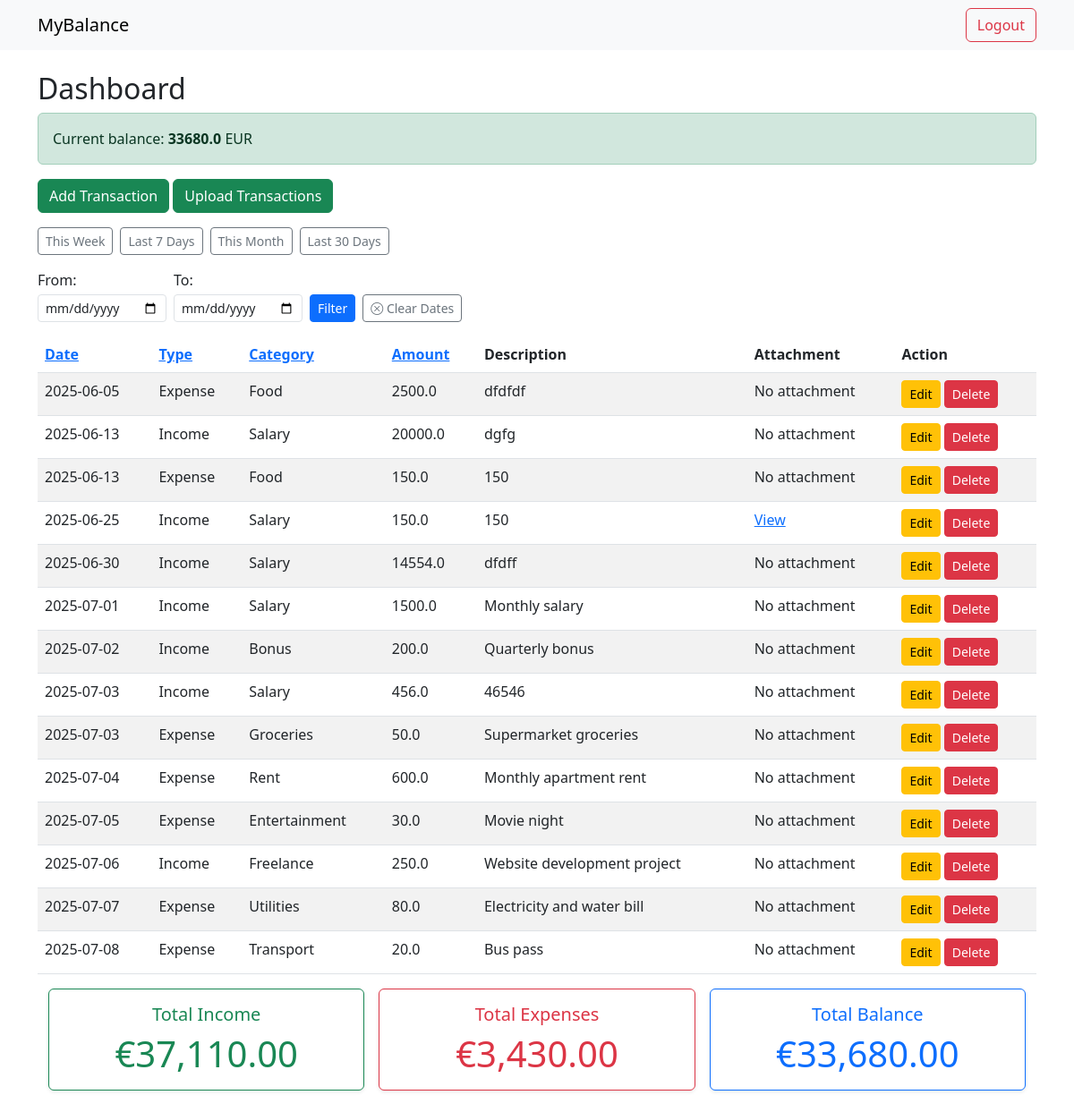
/dashboard?sort_by=date&order=asc (signed in), run on the app's committed database.
### tables this page shows
CREATE TABLE transactions (
              id INTEGER PRIMARY KEY AUTOINCREMENT,
              user_id INTEGER,
              date TEXT,
              type TEXT,
              category TEXT,
              amount REAL,
              description TEXT, attachment TEXT,
              FOREIGN KEY(user_id) REFERENCES users(id)
              );

### app.py (the view)
@app.route('/dashboard')
def dashboard():
        if 'user_id' not in session:
            return redirect(url_for('login'))
        sort_by=request.args.get('sort_by','date')
        order=request.args.get('order','desc')
        if sort_by not in ['date','type','amount', 'category']:
             sort_by='date'
        if order not in ['asc', 'desc']:
             order='desc'
        date_from=request.args.get('from')
        date_to=request.args.get('to')
        preset=request.args.get('preset')
        today=date.today()
        if preset=='this_week':
             start_of_week=today-timedelta(days=today.weekday())
             date_from=start_of_week.isoformat()
             date_to=today.isoformat()
        elif preset=='last_7_days':
             date_from=(today-timedelta(days=6)).isoformat()
             date_to=today.isoformat()
        elif preset=='this_month':
             date_from=(today.replace(day=1)).isoformat()
             date_to=today.isoformat()
        elif preset=='last_30_days':
             date_from=(today-timedelta(days=29)).isoformat()
             date_to=today.isoformat()
        query='''
            SELECT id, date, type, category, amount, description, attachment
            FROM transactions
            WHERE user_id=?
        '''
        params=[session['user_id']]
        if date_from:
             query+=" AND date>=?"
             params.append(date_from)
        if date_to:
             query+=" AND date<=?"
             params.append(date_to)
        query+= f"ORDER BY {sort_by} {order}"
        conn=get_db_conn()
        c=conn.cursor()
        c.execute(query, tuple(params))
        transactions=c.fetchall()
        query_current = '''SELECT
                        COALESCE(SUM(CASE WHEN type='Income' THEN amount ELSE 0 END),0) -
                        COALESCE(SUM(CASE WHEN type='Expense' THEN amount ELSE 0 END),0) AS balance
                        FROM transactions
                        WHERE user_id=?'''
        c.execute(query_current, (session['user_id'],))
        current_balance = c.fetchone()['balance']
        query_totals='''
                    SELECT
                    COALESCE(SUM(CASE WHEN type='Income' THEN amount ELSE 0 END),0)-
                    COALESCE(SUM(CASE WHEN type='Expense' THEN amount ELSE 0 END),0) AS balance,
                    COALESCE(SUM(CASE WHEN type='Income' THEN amount ELSE 0 END),0) AS total_income,
                    COALESCE(SUM(CASE WHEN type='Expense' THEN amount ELSE 0 END),0) AS total_expenses
                    FROM transactions
                    WHERE user_id=?

                  '''
        params_totals=[session['user_id']]
        if date_from:
            query_totals+= ' AND date>=?'
            params_totals.append(date_from)
        if date_to:
            query_totals+= ' AND date<=?'
            params_totals.append(date_to)
        c.execute(query_totals, tuple(params_totals))
        row=c.fetchone()
        total_income=row['total_income']
        total_expenses=row['total_expenses']
        balance=row['balance']
        conn.close()
        return render_template('dashboard.html', transactions=transactions, sort_by=sort_by, order=order, date_from=date_from,
                               date_to=date_to, balance=balance, total_income=total_income,total_expenses=total_expenses, current_balance=current_balance)

### app.py (called while the page is built)
def get_db_conn():
     conn=sqlite3.connect(DATABASE)
     conn.row_factory=sqlite3.Row
     return conn

### templates/dashboard.html (shortened to what this page needs)
{% extends 'base.html' %}
{% block content %}
<h2>Dashboard</h2>
<div class="alert {% if balance>=0 %} alert-success {% else %} alert-danger {% endif %}" role="alert">
    Current balance: <strong>{{current_balance}}</strong> EUR
</div>
<a href="{{ url_for('add') }}" class="btn btn-success mb-3">Add Transaction</a>
<a href="{{ url_for('import_transactions') }}" class="btn btn-success mb-3">Upload Transactions</a>
<form method="get" class="d-flex align-items-end gap-2 mb-3" style="flex-wrap: wrap; max-width: 600px;">
      <div class="col-auto">
        <a href="{{ url_for('dashboard', preset='this_week')}}" class="btn btn-outline-secondary btn-sm">This Week</a>
    </div>
    <div class="col-auto">
        <a href="{{ url_for('dashboard', preset='last_7_days')}}" class="btn btn-outline-secondary btn-sm">Last 7 Days</a>
    </div>
    <div class="col-auto">
        <a href="{{ url_for('dashboard', preset='this_month')}}" class="btn btn-outline-secondary btn-sm">This Month</a>
    </div>
    <div class="col-auto">
        <a href="{{ url_for('dashboard', preset='last_30_days')}}" class="btn btn-outline-secondary btn-sm">Last 30 Days</a>
    </div>
    <div class="col-auto">
        <label for="from" class="form-label mb-1">From:</label>
        <input type="date" name="from" id="from" class="form-control form-control-sm" value="{{ date_from or ''}}">
    </div>
    <div class="col-auto">
        <label for="to" class="form-label mb-1">To:</label>
        <input type="date" name="to" id="to" class="form-control form-control-sm" value="{{ date_to or ''}}">
    </div>
    <div class="col-auto">
        <button type="submit" class="btn btn-sm btn-primary">Filter</button>
    </div>
    <div class="col-auto">
        <a href="{{ url_for('dashboard')}}" class="btn btn-outline-secondary btn-sm">
            <i class="bi bi-x-circle"></i> Clear Dates</a>
    </div>
</form>
<table class="table table-striped">
    <thead>
        <tr>
            <th><a href="{{ url_for('dashboard',sort_by='date', order='asc' if sort_by!='date' or order=='desc' else 'desc' ) }}">Date</a></th>
            <th><a href="{{ url_for('dashboard', sort_by='type', order='asc' if sort_by!='type' or order=='desc' else 'desc')}}">Type</a></th>
            <th><a href="{{ url_for ('dashboard', sort_by='category', order='asc' if sort_by!='category' or order=='desc' else 'desc')}}">Category</a></th>
            <th><a href ="{{ url_for('dashboard', sort_by='amount', order='asc' if sort_by!='amount' or order=='desc' else 'desc')}}">Amount</a></th>
            <th>Description</th>
            <th>Attachment</th>
            <th>Action</th>
        </tr>
    </thead>
    <tbody>
        {% for t in transactions %}
        <tr>
            <td>{{ t['date'] }}</td>
            <td>{{ t['type'] }}</td>
            <td>{{ t['category'] }}</td>
            <td>{{ t['amount'] }}</td>
            <td>{{ t['description'] }}</td>
            <td>
                {% if  t['attachment']%}
                    <a href="{{ url_for('static', filename='uploads/'+t['attachment'])}}" target="_blank">View</a>
                {% else %}
                    No attachment
                {% endif %}
               </td>
            <td >
                <a href="{{url_for('update', id=t['id'])}}" class="btn btn-sm btn-warning">Edit</a>
                <a href="{{ url_for('confirm_delete', id=t['id'], target='record')}}" class="btn btn-sm btn-danger">Delete</a>
            </td>
        </tr>
        {% endfor %}
    </tbody>
</table>
<div class="container mb-4">
  <div class="row g-3">
    {% if date_from or date_to %}
      <div class="col-md-4">
        <div class="card border-success shadow-sm">
          <div class="card-body text-center">
            <h5 class="card-title text-success">Income for period</h5>
            <p class="card-text display-6 text-success ">€{{ "{:,.2f}".format(total_income) }}</p>
          </div>
        </div>
      </div>
      <div class="col-md-4">
        <div class="card border-danger shadow-sm">
          <div class="card-body text-center">
            <h5 class="card-title text-danger">Expenses for period</h5>
            <p class="card-text display-6 text-danger ">€{{ "{:,.2f}".format(total_expenses) }}</p>
          </div>
        </div>
      </div>
      <div class="col-md-4">
        <div class="card border-primary shadow-sm">
          <div class="card-body text-center">
            <h5 class="card-title text-primary">Balance for period</h5>
            <p class="card-text display-6 text-primary">€{{ "{:,.2f}".format(balance) }}</p>
          </div>
        </div>
      </div>
    {% else %}
      <div class="col-md-4">
        <div class="card border-success shadow-sm">
          <div class="card-body text-center">
            <h5 class="card-title text-success">Total Income</h5>
             <p class="card-text display-6 text-success ">€{{ "{:,.2f}".format(total_income) }}</p>
          </div>
        </div>
      </div>
      <div class="col-md-4">
        <div class="card border-danger shadow-sm">
          <div class="card-body text-center">
            <h5 class="card-title text-danger">Total Expenses</h5>
            <p class="card-text display-6 text-danger ">€{{ "{:,.2f}".format(total_expenses) }}</p>
          </div>
        </div>
      </div>
      <div class="col-md-4">
        <div class="card border-primary shadow-sm">
          <div class="card-body text-center">
            <h5 class="card-title text-primary">Total Balance</h5>
           <p class="card-text display-6 text-primary">€{{ "{:,.2f}".format(balance) }}</p>
          </div>
        </div>
      </div>
    {% endif %}
  </div>
</div>
{% endblock %}

### data on the page
transactions: date "2025-06-05", type "Expense", category "Food", amount "2500.0", description "dfdfdf", shows "No attachment"
transactions: date "2025-06-13", type "Income", category "Salary", amount "20000.0", description "dgfg", shows "No attachment"
transactions: date "2025-06-13", type "Expense", category "Food", amount "150.0", description "150", shows "No attachment"
transactions: date "2025-06-25", type "Income", category "Salary", amount "150.0", description "150"
transactions: date "2025-06-30", type "Income", category "Salary", amount "14554.0", description "dfdff", shows "No attachment"
transactions: date "2025-07-01", type "Income", category "Salary", amount "1500.0", description "Monthly salary", shows "No attachment"
transactions: date "2025-07-02", type "Income", category "Bonus", amount "200.0", description "Quarterly bonus", shows "No attachment"
transactions: date "2025-07-03", type "Income", category "Salary", amount "456.0", description "46546", shows "No attachment"
transactions: date "2025-07-03", type "Expense", category "Groceries", amount "50.0", description "Supermarket groceries", shows "No attachment"
transactions: date "2025-07-04", type "Expense", category "Rent", amount "600.0", description "Monthly apartment rent", shows "No attachment"
transactions: date "2025-07-05", type "Expense", category "Entertainment", amount "30.0", description "Movie night", shows "No attachment"
transactions: date "2025-07-06", type "Income", category "Freelance", amount "250.0", description "Website development project", shows "No attachment"
transactions: date "2025-07-07", type "Expense", category "Utilities", amount "80.0", description "Electricity and water bill", shows "No attachment"
transactions: date "2025-07-08", type "Expense", category "Transport", amount "20.0", description "Bus pass", shows "No attachment"

### other printed values
{{ current_balance }} "33680.0"
{{ "{:,.2f}".format(total_income) }} "37,110.00"
{{ "{:,.2f}".format(total_expenses) }} "3,430.00"
{{ "{:,.2f}".format(balance) }} "33,680.00"
